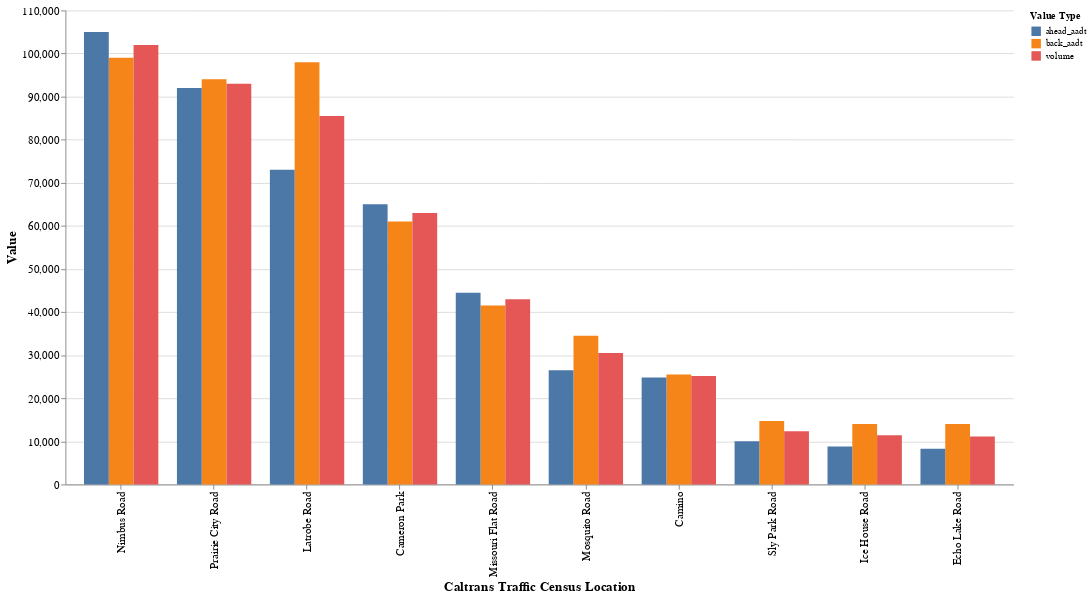

The notebook cell this image was saved under:
### Code cell
# Use the ct_ahead_back_bar_chart to create a bar chart that compares the ahead and back values for each location along Highway 50
ct_tc_chart_v1 = ct_ahead_back_bar_chart_v1(ct_df01_filtered)
ct_tc_chart_v1

### Figure 1 — Vega-Lite specification as saved in the notebook (floating-point values rounded to 4 significant figures)
{"config": {"view": {"continuousWidth": 300, "continuousHeight": 300, "strokeOpacity": 0}, "axis": {"labelFontSize": 12, "titleFontSize": 14}, "header": {"labelFontSize": 12, "titleFontSize": 14}}, "data": {"name": "data-028f03d1d7b9d4a236cb7340f48ca3e9"}, "mark": {"type": "bar"}, "encoding": {"color": {"field": "value_type", "title": "Value Type", "type": "nominal"}, "tooltip": [{"field": "location", "title": "Caltrans Traffic Census Location", "type": "nominal"}, {"field": "value_type", "title": "Value Type", "type": "nominal"}, {"field": "value", "title": "Value", "type": "quantitative"}], "x": {"field": "location", "sort": {"field": "location_order", "order": "ascending"}, "title": "Caltrans Traffic Census Location", "type": "nominal"}, "xOffset": {"field": "value_type", "type": "nominal"}, "y": {"field": "value", "title": "Value", "type": "quantitative"}}, "height": 500, "width": 1000, "$schema": "https://vega.github.io/schema/vega-lite/v5.14.1.json", "datasets": {"data-028f03d1d7b9d4a236cb7340f48ca3e9": [{"location": "Nimbus Road", "value_type": "back_aadt", "value": 99000.0}, {"location": "Prairie City Road", "value_type": "back_aadt", "value": 94000.0}, {"location": "Latrobe Road", "value_type": "back_aadt", "value": 98000.0}, {"location": "Cameron Park", "value_type": "back_aadt", "value": 61000.0}, {"location": "Missouri Flat Road", "value_type": "back_aadt", "value": 41500.0}, {"location": "Mosquito Road", "value_type": "back_aadt", "value": 34500.0}, {"location": "Camino", "value_type": "back_aadt", "value": 25500.0}, {"location": "Sly Park Road", "value_type": "back_aadt", "value": 14700.0}, {"location": "Ice House Road", "value_type": "back_aadt", "value": 14000.0}, {"location": "Echo Lake Road", "value_type": "back_aadt", "value": 14000.0}, {"location": "Nimbus Road", "value_type": "ahead_aadt", "value": 105000.0}, {"location": "Prairie City Road", "value_type": "ahead_aadt", "value": 92000.0}, {"location": "Latrobe Road", "value_type": "ahead_aadt", "value": 73000.0}, {"location": "Cameron Park", "value_type": "ahead_aadt", "value": 65000.0}, {"location": "Missouri Flat Road", "value_type": "ahead_aadt", "value": 44500.0}, {"location": "Mosquito Road", "value_type": "ahead_aadt", "value": 26500.0}, {"location": "Camino", "value_type": "ahead_aadt", "value": 24800.0}, {"location": "Sly Park Road", "value_type": "ahead_aadt", "value": 10000.0}, {"location": "Ice House Road", "value_type": "ahead_aadt", "value": 8800.0}, {"location": "Echo Lake Road", "value_type": "ahead_aadt", "value": 8300.0}, {"location": "Nimbus Road", "value_type": "volume", "value": 102000.0}, {"location": "Prairie City Road", "value_type": "volume", "value": 93000.0}, {"location": "Latrobe Road", "value_type": "volume", "value": 85500.0}, {"location": "Cameron Park", "value_type": "volume", "value": 63000.0}, {"location": "Missouri Flat Road", "value_type": "volume", "value": 43000.0}, {"location": "Mosquito Road", "value_type": "volume", "value": 30500.0}, {"location": "Camino", "value_type": "volume", "value": 25150.0}, {"location": "Sly Park Road", "value_type": "volume", "value": 12350.0}, {"location": "Ice House Road", "value_type": "volume", "value": 11400.0}, {"location": "Echo Lake Road", "value_type": "volume", "value": 11150.0}]}}
